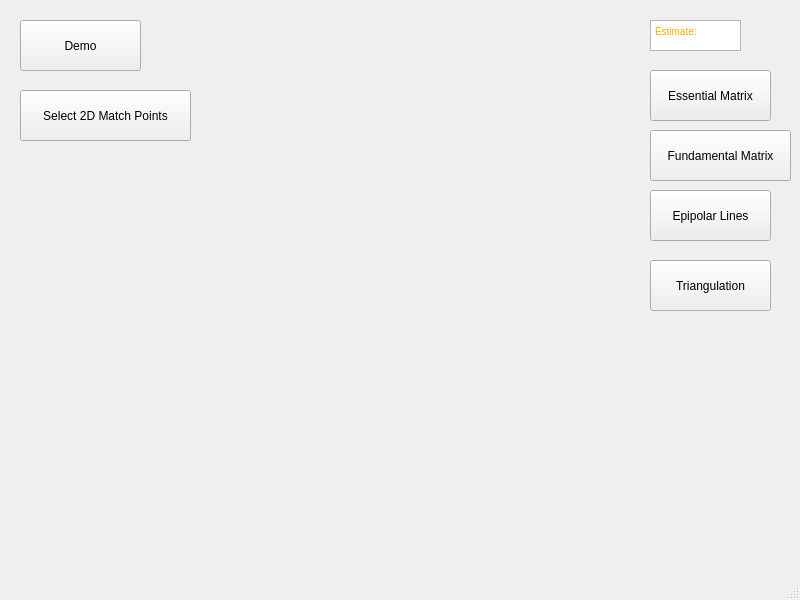
<?xml version="1.0" encoding="UTF-8"?>
<ui version="4.0">
 <class>Epipolar_Geometry</class>
 <widget class="QMainWindow" name="Epipolar_Geometry">
  <property name="geometry">
   <rect>
    <x>0</x>
    <y>0</y>
    <width>800</width>
    <height>600</height>
   </rect>
  </property>
  <property name="windowTitle">
   <string>MainWindow</string>
  </property>
  <widget class="QWidget" name="centralwidget">
   <widget class="QPushButton" name="pushButton">
    <property name="geometry">
     <rect>
      <x>20</x>
      <y>20</y>
      <width>121</width>
      <height>51</height>
     </rect>
    </property>
    <property name="text">
     <string>Demo</string>
    </property>
   </widget>
   <widget class="QPushButton" name="pushButton_2">
    <property name="geometry">
     <rect>
      <x>20</x>
      <y>90</y>
      <width>171</width>
      <height>51</height>
     </rect>
    </property>
    <property name="text">
     <string>Select 2D Match Points</string>
    </property>
   </widget>
   <widget class="QPushButton" name="pushButton_3">
    <property name="geometry">
     <rect>
      <x>650</x>
      <y>260</y>
      <width>121</width>
      <height>51</height>
     </rect>
    </property>
    <property name="text">
     <string>Triangulation</string>
    </property>
   </widget>
   <widget class="QPushButton" name="pushButton_4">
    <property name="geometry">
     <rect>
      <x>650</x>
      <y>70</y>
      <width>121</width>
      <height>51</height>
     </rect>
    </property>
    <property name="text">
     <string>Essential Matrix</string>
    </property>
   </widget>
   <widget class="QPushButton" name="pushButton_5">
    <property name="geometry">
     <rect>
      <x>650</x>
      <y>130</y>
      <width>141</width>
      <height>51</height>
     </rect>
    </property>
    <property name="text">
     <string>Fundamental Matrix</string>
    </property>
   </widget>
   <widget class="QPushButton" name="pushButton_7">
    <property name="geometry">
     <rect>
      <x>650</x>
      <y>190</y>
      <width>121</width>
      <height>51</height>
     </rect>
    </property>
    <property name="text">
     <string>Epipolar Lines</string>
    </property>
   </widget>
   <widget class="QTextEdit" name="textEdit">
    <property name="geometry">
     <rect>
      <x>650</x>
      <y>20</y>
      <width>91</width>
      <height>31</height>
     </rect>
    </property>
    <property name="html">
     <string>&lt;!DOCTYPE HTML PUBLIC &quot;-//W3C//DTD HTML 4.0//EN&quot; &quot;http://www.w3.org/TR/REC-html40/strict.dtd&quot;&gt;
&lt;html&gt;&lt;head&gt;&lt;meta name=&quot;qrichtext&quot; content=&quot;1&quot; /&gt;&lt;style type=&quot;text/css&quot;&gt;
p, li { white-space: pre-wrap; }
&lt;/style&gt;&lt;/head&gt;&lt;body style=&quot; font-family:'MS Shell Dlg 2'; font-size:7.8pt; font-weight:400; font-style:normal;&quot;&gt;
&lt;p style=&quot; margin-top:0px; margin-bottom:0px; margin-left:0px; margin-right:0px; -qt-block-indent:0; text-indent:0px;&quot;&gt;&lt;span style=&quot; color:#ffaa00;&quot;&gt;Estimate:&lt;/span&gt;&lt;/p&gt;&lt;/body&gt;&lt;/html&gt;</string>
    </property>
   </widget>
  </widget>
  <widget class="QMenuBar" name="menubar">
   <property name="geometry">
    <rect>
     <x>0</x>
     <y>0</y>
     <width>800</width>
     <height>26</height>
    </rect>
   </property>
  </widget>
  <widget class="QStatusBar" name="statusbar"/>
 </widget>
 <resources/>
 <connections/>
</ui>
